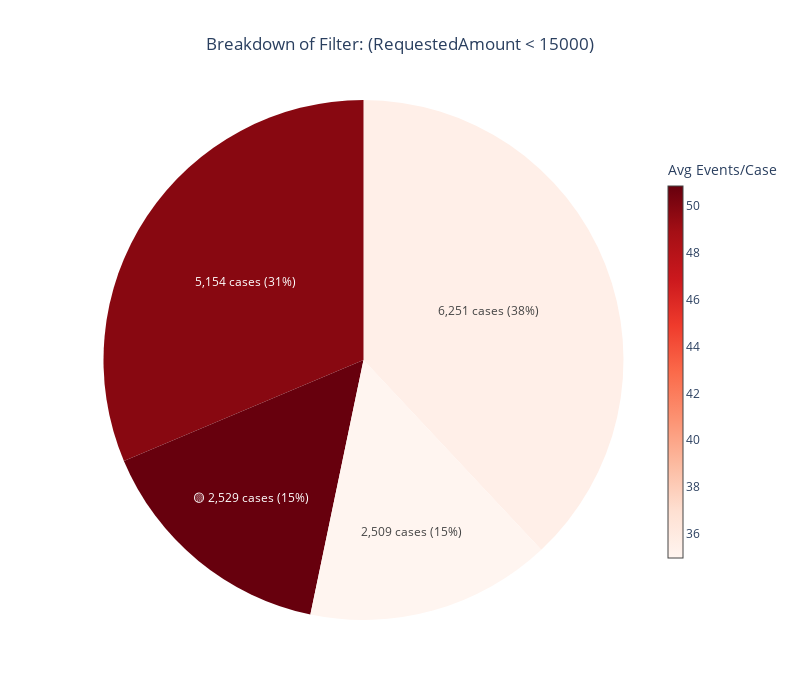

Notebook code for this chart:
### Code cell
# Example 5
pie('rs_SmallAmount', log_view, metric='avg_events_per_case', details=False)

### Figure 1 — Plotly figure (JSON) as saved in the notebook; plotly's stock layout.template omitted (floating-point values rounded to 4 significant figures)
{"data": [{"customdata": [["(CreditScore >= 600) ✅ →<br>(RequestedAmount >= 10000) ✅ →<br>(RequestedAmount < 15000) ✅"], ["(CreditScore >= 600) ✅ →<br>(RequestedAmount >= 10000) ❌ →<br>(RequestedAmount < 15000) ✅"], ["(CreditScore >= 600) ❌ →<br>(RequestedAmount >= 10000) ✅ →<br>(RequestedAmount < 15000) ✅"], ["(CreditScore >= 600) ❌ →<br>(RequestedAmount >= 10000) ❌ →<br>(RequestedAmount < 15000) ✅"]], "hovertemplate": "<b>%{customdata[0]}</b><extra></extra>", "labels": ["🟡 2,529 cases (15%)", "5,154 cases (31%)", "2,509 cases (15%)", "6,251 cases (38%)"], "marker": {"colors": ["rgb(103, 0, 13)", "rgb(136, 8, 17)", "rgb(255, 245, 240)", "rgb(255, 239, 232)"]}, "textinfo": "label", "type": "pie", "values": [2529, 5154, 2509, 6251]}, {"hoverinfo": "none", "marker": {"cmax": 50.83, "cmin": 34.99, "color": [34.99], "colorbar": {"len": 0.8, "thickness": 15, "title": {"text": "Avg Events/Case"}}, "colorscale": [[0, "rgb(255,245,240)"], [0.125, "rgb(254,224,210)"], [0.25, "rgb(252,187,161)"], [0.375, "rgb(252,146,114)"], [0.5, "rgb(251,106,74)"], [0.625, "rgb(239,59,44)"], [0.75, "rgb(203,24,29)"], [0.875, "rgb(165,15,21)"], [1, "rgb(103,0,13)"]], "showscale": true}, "mode": "markers", "showlegend": false, "type": "scatter", "x": [null], "y": [null]}], "layout": {"height": 700, "paper_bgcolor": "white", "plot_bgcolor": "white", "showlegend": false, "title": {"text": "Breakdown of Filter: (RequestedAmount < 15000)", "x": 0.5}, "width": 800, "xaxis": {"showgrid": false, "showticklabels": false, "zeroline": false}, "yaxis": {"showgrid": false, "showticklabels": false, "zeroline": false}}}
